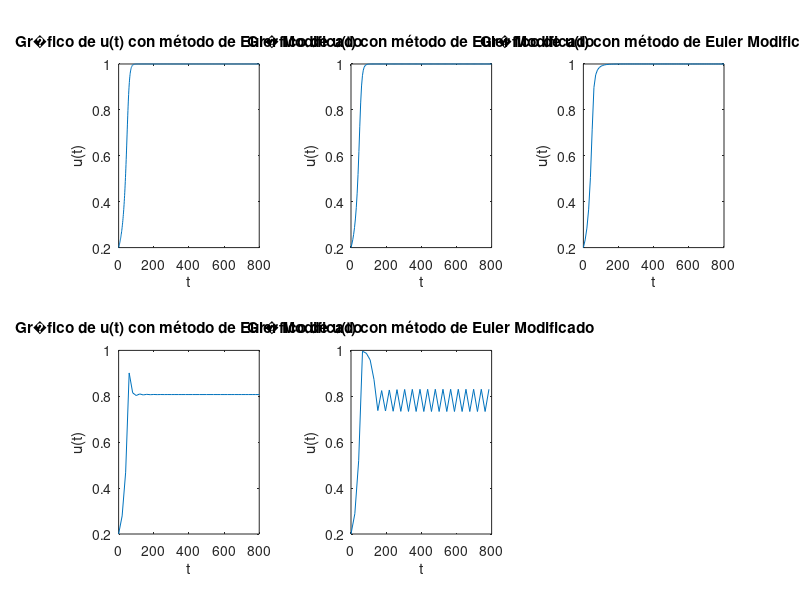

Source code (MATLAB):
%Pregunta 5

%Parámetros
c1 = 0.175; alfa = 0.1; f = 0; n = 800;
%Valor de h a variar
hs = [1, 5, 10, 20, 21.8, 21.9];

for i = 1:6
    h = hs(i);
    t = (0:h:n);
    uM = zeros(1, length(t));
    ut = zeros(1, length(t));

    for j = 1:n / h
        %Cálculo de u(t) con metodo de Euler Modificado
        uM(1) = 2 * alfa;
        u_prima = c1 * uM(j) * (uM(j) - alfa) * (1 - uM(j)) + f;
        ut(1 + j) = uM(j) + h / 2 * u_prima;
        ut_prima = c1 * ut(j + 1) * (ut(j + 1) - alfa) * (1 - ut(j + 1)) + f;
        uM(1 + j) = uM(j) + h * ut_prima;
    end

    hold on
    subplot(2, 3, i), plot(t, uM)
    title('Gr�fico de u(t) con método de Euler Modificado')
    xlabel('t'), ylabel('u(t)')
end
